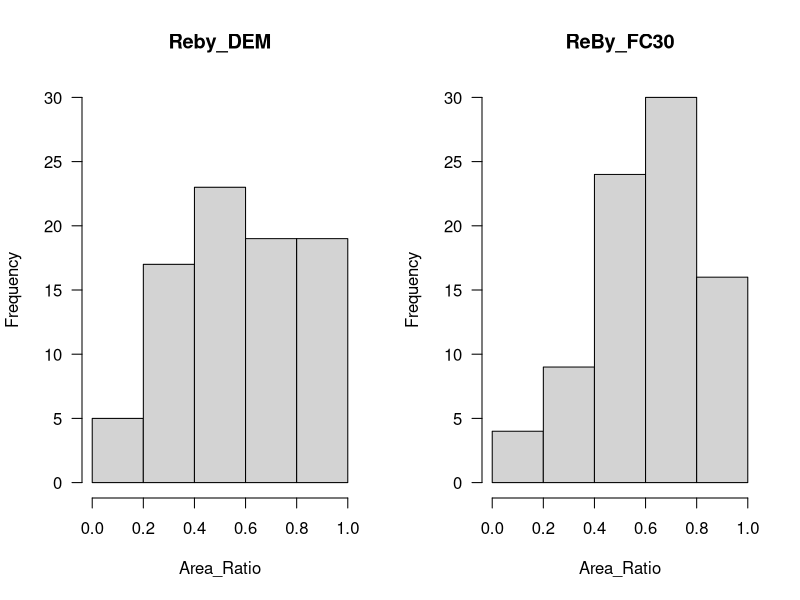
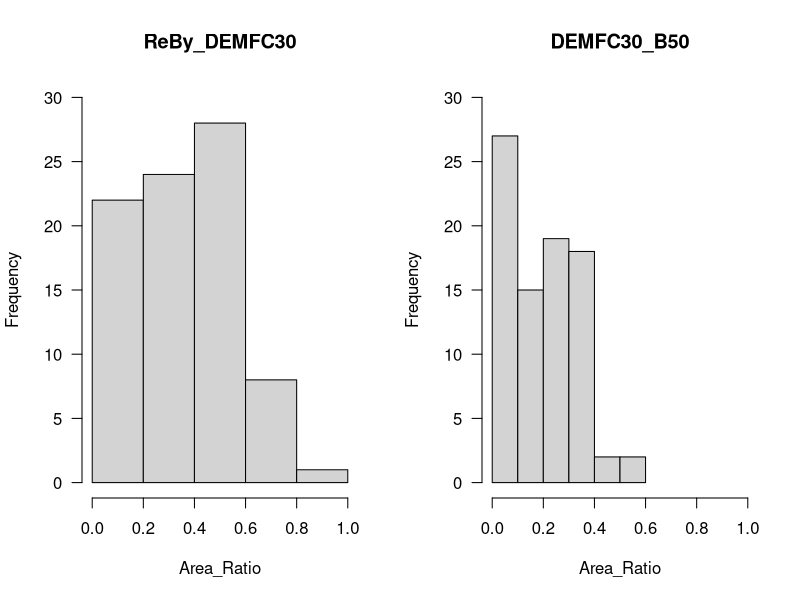
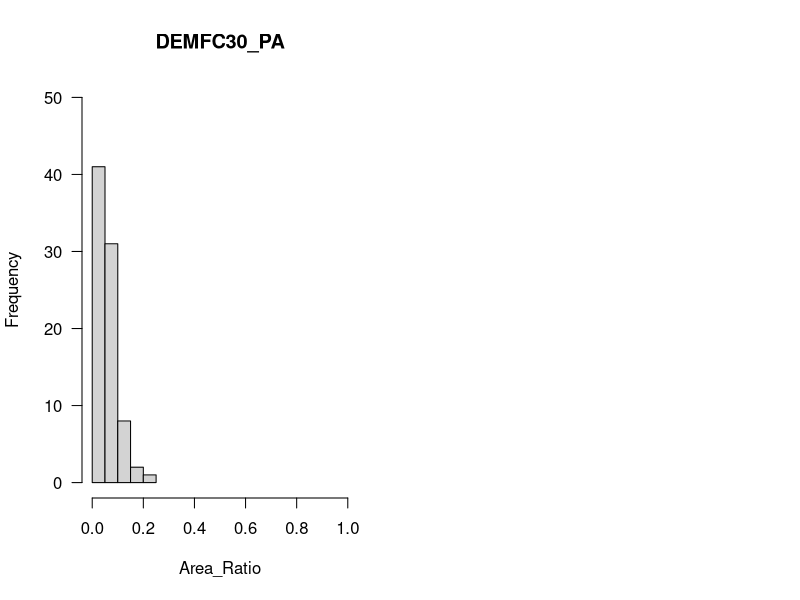

Generate these figures, in order, with R: (Note: this script raises an error after producing the figures.)
## ---- chunk 1
#setwd("C:/859K_sl559/Script/Doc_R_markdown")
## ---- chunk 2
#The table for the refined maps
data <- read.csv("Table_2020Nov29.csv")
ReBy_DEM<- data$ReBy_DEM
ReBy_FC30<-data$ReBy_FC30
ReBy_DEMFC30<-data$ReBy_DEMFC30
DEMFC30_PA<-data$DEMFC30_PA
DEMFC30_B50<-data$DEMFC30_B50

#hist(ReBy_DEM)
par(mfrow=c(1,2))
hist(ReBy_DEM, main="Reby_DEM", xlab="Area_Ratio",ylab="Frequency",xlim=c(0,1),ylim=c(0,30),las=1, breaks=5)
#qqnorm(ReBy_DEM)
#qqline(ReBy_DEM)

#hist(ReBy_FC30)
hist(ReBy_FC30, main="ReBy_FC30", xlab="Area_Ratio",ylab="Frequency",xlim=c(0,1),ylim=c(0,30),las=1, breaks=5)
#qqnorm(ReBy_FC30)
#qqline(ReBy_FC30)

#hist(ReBy_DEMFC30)
hist(ReBy_DEMFC30, main="ReBy_DEMFC30", xlab="Area_Ratio",ylab="Frequency",xlim=c(0,1),ylim=c(0,30),las=1, breaks=5)
#qqnorm(ReBy_DEMFC30)
#qqline(ReBy_DEMFC30)

#hist(DEMFC30_B50)
hist(DEMFC30_B50, main="DEMFC30_B50", xlab="Area_Ratio",ylab="Frequency",xlim=c(0,1),ylim=c(0,30),las=1, breaks=5)
#qqnorm(DEMFC30_B50)
#qqline(DEMFC30_B50)

#hist(DEMFC30_PA)
hist(DEMFC30_PA, main="DEMFC30_PA", xlab="Area_Ratio",ylab="Frequency",xlim=c(0,1),ylim=c(0,50),las=1, breaks=5)
#qqnorm(DEMFC30_PA)
#qqline(DEMFC30_PA)

mean(ReBy_DEM)
sd(ReBy_DEM)

mean(ReBy_FC30)
sd(ReBy_FC30)

mean(ReBy_DEMFC30)
sd(ReBy_DEMFC30)

mean(DEMFC30_PA)
sd(DEMFC30_PA)

mean(DEMFC30_B50)
sd(DEMFC30_B50)
## ---- chunk 3
Patch_data <- read.csv("RegionG2_rCRGrCndTC2000_tif_AttributeTable.csv")
Patch_Area <- Patch_data$P_Area_ha_Excel
range(Patch_Area)
#Categorize
Cat_Patch_Area<- cut(Patch_Area, breaks = c(100,1000,10000,100000,1000000,10000000,100000000), labels=c("100-1000","1000-10000","10000-100000","100000-1000000","1000000-10000000","1000000-100000000"))
Cat_Patch_Area[1:10]
summary(Cat_Patch_Area)
library("plyr")
Cat_count<-count(Cat_Patch_Area)
Cat_count
class(Cat_count)
Patch_Area<- Cat_count$x
Frequency <-Cat_count$freq

barplot(y$freq, names.arg =y$x)
library("ggplot2")
ggplot(data=Cat_count, aes(x=Patch_Area, y=Frequency)) +
  geom_bar(stat="identity", width=0.5)
#par(mfrow=c(1,2))


#hist(Patch_id, xlab="Patch_id",ylab="Frequency",xlim=c(0,40000),ylim=c(0,2),las=1, breaks=30)
#qqnorm(Patch_Area)
#qqline(Patch_Area)
## ---- chunk 4
#plot(pressure)
